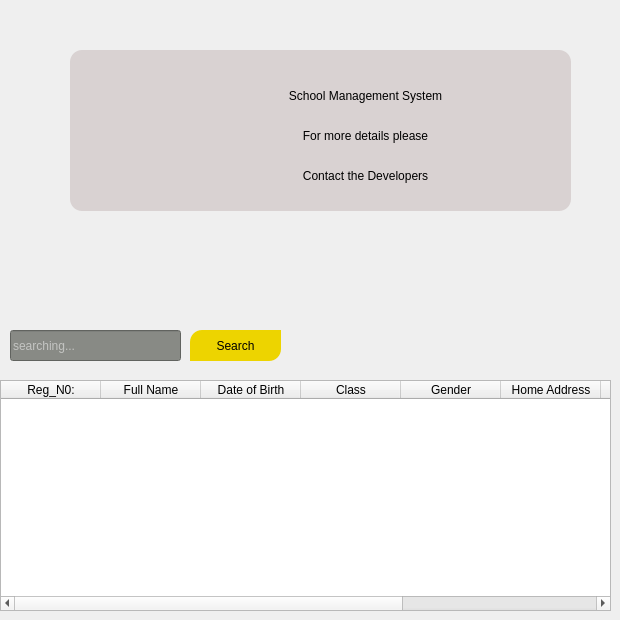
                <widget class="QWidget" name="dashboard">
                 <attribute name="title">
                  <string>dashboard</string>
                 </attribute>
                 <widget class="QFrame" name="frame_3">
                  <property name="geometry">
                   <rect>
                    <x>70</x>
                    <y>50</y>
                    <width>501</width>
                    <height>161</height>
                   </rect>
                  </property>
                  <property name="styleSheet">
                   <string notr="true">border-radius: 12px;
background-color: rgba(214, 205, 205, 221);</string>
                  </property>
                  <property name="frameShape">
                   <enum>QFrame::StyledPanel</enum>
                  </property>
                  <property name="frameShadow">
                   <enum>QFrame::Raised</enum>
                  </property>
                  <widget class="QLabel" name="label_91">
                   <property name="geometry">
                    <rect>
                     <x>190</x>
                     <y>30</y>
                     <width>211</width>
                     <height>31</height>
                    </rect>
                   </property>
                   <property name="styleSheet">
                    <string notr="true">background-color: transparent;</string>
                   </property>
                   <property name="text">
                    <string>School Management System</string>
                   </property>
                   <property name="alignment">
                    <set>Qt::AlignCenter</set>
                   </property>
                  </widget>
                  <widget class="QLabel" name="label_92">
                   <property name="geometry">
                    <rect>
                     <x>190</x>
                     <y>70</y>
                     <width>211</width>
                     <height>31</height>
                    </rect>
                   </property>
                   <property name="styleSheet">
                    <string notr="true">background-color: transparent;</string>
                   </property>
                   <property name="text">
                    <string>For more details please</string>
                   </property>
                   <property name="alignment">
                    <set>Qt::AlignCenter</set>
                   </property>
                  </widget>
                  <widget class="QLabel" name="label_93">
                   <property name="geometry">
                    <rect>
                     <x>190</x>
                     <y>110</y>
                     <width>211</width>
                     <height>31</height>
                    </rect>
                   </property>
                   <property name="styleSheet">
                    <string notr="true">background-color: transparent;</string>
                   </property>
                   <property name="text">
                    <string>Contact the Developers</string>
                   </property>
                   <property name="alignment">
                    <set>Qt::AlignCenter</set>
                   </property>
                  </widget>
                  <widget class="QLabel" name="label_94">
                   <property name="geometry">
                    <rect>
                     <x>20</x>
                     <y>30</y>
                     <width>111</width>
                     <height>91</height>
                    </rect>
                   </property>
                   <property name="styleSheet">
                    <string notr="true">background-color: transparent;</string>
                   </property>
                   <property name="text">
                    <string/>
                   </property>
                   <property name="pixmap">
                    <pixmap>assets/imgs/icon.png</pixmap>
                   </property>
                   <property name="scaledContents">
                    <bool>true</bool>
                   </property>
                   <property name="alignment">
                    <set>Qt::AlignCenter</set>
                   </property>
                  </widget>
                 </widget>
                 <widget class="QTableWidget" name="tableWidget_7">
                  <property name="geometry">
                   <rect>
                    <x>0</x>
                    <y>380</y>
                    <width>611</width>
                    <height>231</height>
                   </rect>
                  </property>
                  <column>
                   <property name="text">
                    <string>Reg_N0:</string>
                   </property>
                  </column>
                  <column>
                   <property name="text">
                    <string>Full Name</string>
                   </property>
                  </column>
                  <column>
                   <property name="text">
                    <string>Date of Birth</string>
                   </property>
                  </column>
                  <column>
                   <property name="text">
                    <string>Class</string>
                   </property>
                  </column>
                  <column>
                   <property name="text">
                    <string>Gender</string>
                   </property>
                  </column>
                  <column>
                   <property name="text">
                    <string>Home Address</string>
                   </property>
                  </column>
                  <column>
                   <property name="text">
                    <string>Parent Name</string>
                   </property>
                  </column>
                  <column>
                   <property name="text">
                    <string>Telephone</string>
                   </property>
                  </column>
                  <column>
                   <property name="text">
                    <string>Email Address</string>
                   </property>
                  </column>
                 </widget>
                 <widget class="QLineEdit" name="student_name_11">
                  <property name="geometry">
                   <rect>
                    <x>10</x>
                    <y>330</y>
                    <width>171</width>
                    <height>31</height>
                   </rect>
                  </property>
                  <property name="styleSheet">
                   <string notr="true">background-color: rgb(136, 138, 133);
color: rgb(255, 255, 255);</string>
                  </property>
                  <property name="placeholderText">
                   <string>searching...</string>
                  </property>
                  <property name="clearButtonEnabled">
                   <bool>false</bool>
                  </property>
                 </widget>
                 <widget class="QPushButton" name="btn_search_5">
                  <property name="geometry">
                   <rect>
                    <x>190</x>
                    <y>330</y>
                    <width>91</width>
                    <height>31</height>
                   </rect>
                  </property>
                  <property name="cursor">
                   <cursorShape>PointingHandCursor</cursorShape>
                  </property>
                  <property name="styleSheet">
                   <string notr="true">QPushButton{
	background-color: rgb(237, 212, 0);
border-top-left-radius: 12px;
border-bottom-right-radius: 12px;
}
QPushButton:hover{
	color: rgb(255, 255, 255);
	background-color: rgb(138, 226, 52);
	border-top-left-radius: 12px;
	border-bottom-right-radius: 12px;
}</string>
                  </property>
                  <property name="text">
                   <string>Search</string>
                  </property>
                  <property name="icon">
                   <iconset>
                    <normaloff>assets/buttons/search.svg</normaloff>assets/buttons/search.svg</iconset>
                  </property>
                  <property name="iconSize">
                   <size>
                    <width>20</width>
                    <height>20</height>
                   </size>
                  </property>
                 </widget>
                </widget>
